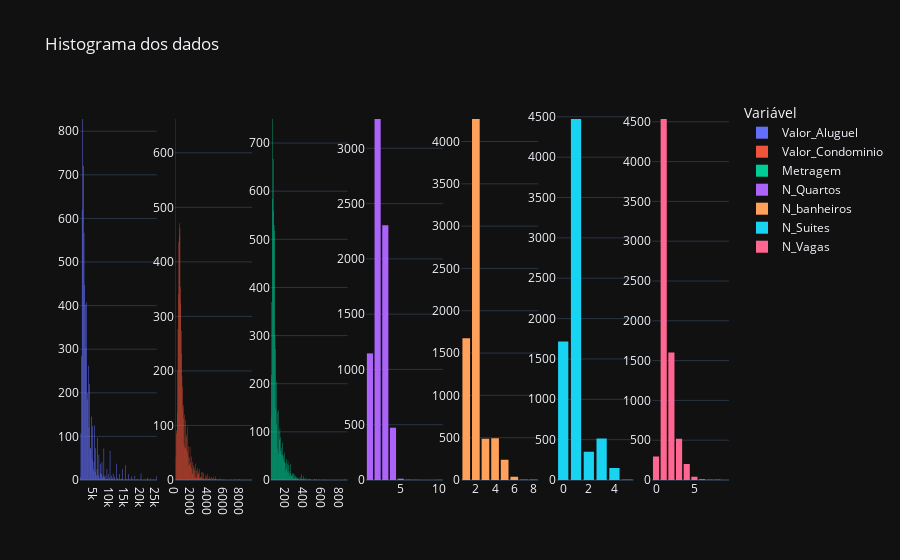

Notebook code for this chart:
### Code cell
fig = make_subplots(rows=1, cols = 7)
for i, coluna in enumerate(df.columns):
    fig.add_trace(go.Histogram(x=df[coluna],
                               name= coluna),
                  row=1,
                  col= i+1)
fig.update_layout(title_text = "Histograma dos dados",
                  legend_title = "Variável",
                  bargap = 0.2)
ddfig.show()

### Figure 1 — Plotly figure (JSON) as saved in the notebook; plotly's stock layout.template omitted (floating-point values rounded to 4 significant figures; data arrays with more than 128 entries replaced by an {"elided": "..."} marker saying what was removed)
{"data": [{"name": "Valor_Aluguel", "x": {"elided": "7203 int values"}, "type": "histogram", "xaxis": "x", "yaxis": "y"}, {"name": "Valor_Condominio", "x": {"elided": "7203 int values"}, "type": "histogram", "xaxis": "x2", "yaxis": "y2"}, {"name": "Metragem", "x": {"elided": "7203 int values"}, "type": "histogram", "xaxis": "x3", "yaxis": "y3"}, {"name": "N_Quartos", "x": {"elided": "7203 int values"}, "type": "histogram", "xaxis": "x4", "yaxis": "y4"}, {"name": "N_banheiros", "x": {"elided": "7203 int values"}, "type": "histogram", "xaxis": "x5", "yaxis": "y5"}, {"name": "N_Suites", "x": {"elided": "7203 int values"}, "type": "histogram", "xaxis": "x6", "yaxis": "y6"}, {"name": "N_Vagas", "x": {"elided": "7203 int values"}, "type": "histogram", "xaxis": "x7", "yaxis": "y7"}], "layout": {"xaxis": {"anchor": "y", "domain": [0.0, 0.1184]}, "yaxis": {"anchor": "x", "domain": [0.0, 1.0]}, "xaxis2": {"anchor": "y2", "domain": [0.1469, 0.2653]}, "yaxis2": {"anchor": "x2", "domain": [0.0, 1.0]}, "xaxis3": {"anchor": "y3", "domain": [0.2939, 0.4122]}, "yaxis3": {"anchor": "x3", "domain": [0.0, 1.0]}, "xaxis4": {"anchor": "y4", "domain": [0.4408, 0.5592]}, "yaxis4": {"anchor": "x4", "domain": [0.0, 1.0]}, "xaxis5": {"anchor": "y5", "domain": [0.5878, 0.7061]}, "yaxis5": {"anchor": "x5", "domain": [0.0, 1.0]}, "xaxis6": {"anchor": "y6", "domain": [0.7347, 0.8531]}, "yaxis6": {"anchor": "x6", "domain": [0.0, 1.0]}, "xaxis7": {"anchor": "y7", "domain": [0.8816, 1.0]}, "yaxis7": {"anchor": "x7", "domain": [0.0, 1.0]}, "title": {"text": "Histograma dos dados"}, "legend": {"title": {"text": "Variável"}}, "bargap": 0.2}}
